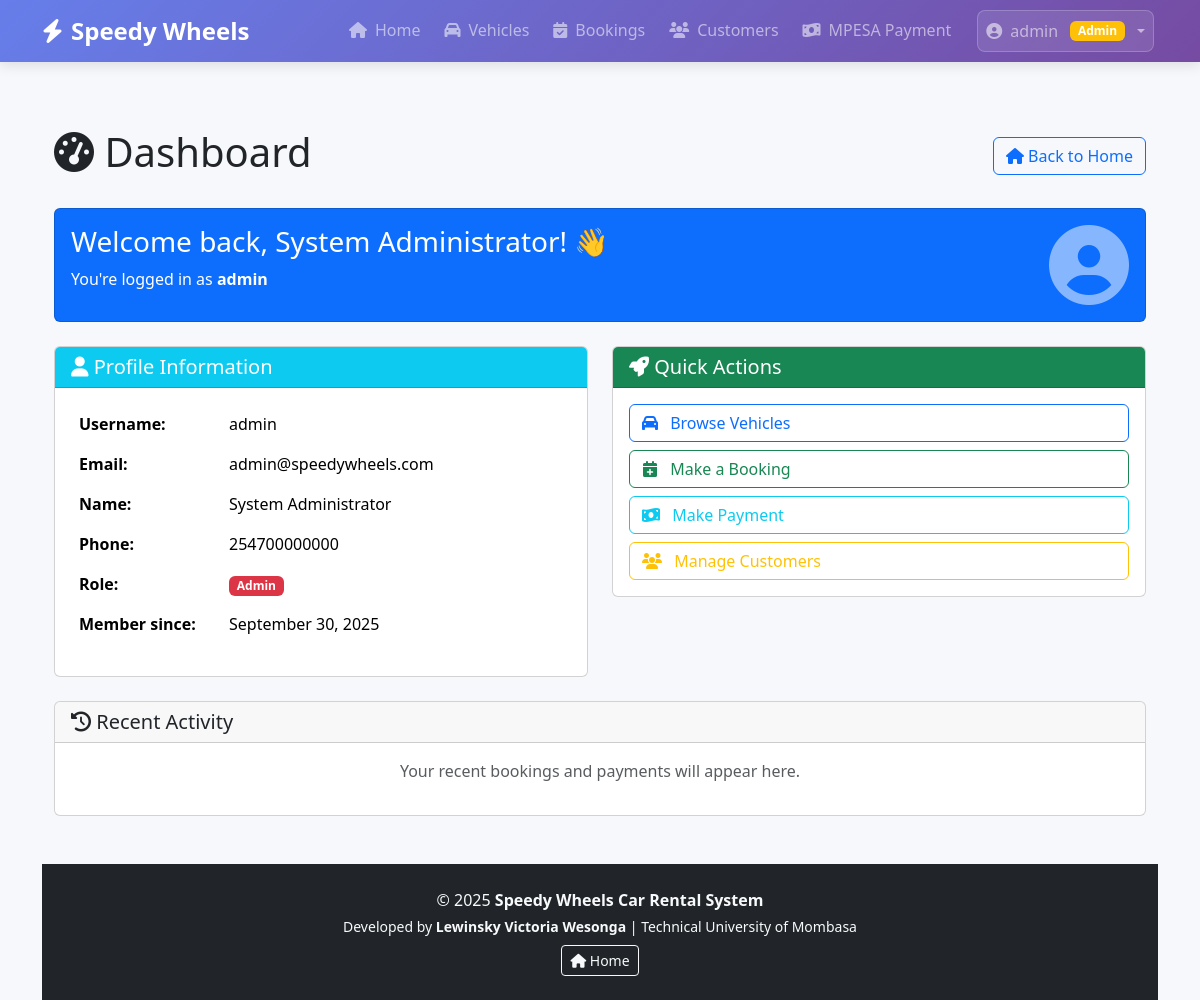
Screenshot of /src/modules/auth/dashboard.php (signed in) with the database file from the repository.
### tables this page shows
CREATE TABLE users (
    id INT PRIMARY KEY AUTO_INCREMENT,
    username VARCHAR(50) UNIQUE NOT NULL,
    email VARCHAR(100) UNIQUE NOT NULL,
    password_hash VARCHAR(255) NOT NULL,
    first_name VARCHAR(50) NOT NULL,
    last_name VARCHAR(50) NOT NULL,
    phone VARCHAR(20),
    user_role ENUM('customer', 'admin') DEFAULT 'customer',
    is_active BOOLEAN DEFAULT TRUE,
    created_at TIMESTAMP DEFAULT CURRENT_TIMESTAMP,
    updated_at TIMESTAMP DEFAULT CURRENT_TIMESTAMP ON UPDATE CURRENT_TIMESTAMP,
    INDEX idx_username (username),
    INDEX idx_email (email),
    INDEX idx_role (user_role)
);

### src/modules/auth/Auth.php (called while the page is built, shortened)
<?php
class Auth {
    private $pdo;
    public function __construct() {
        try {
            $this->pdo = new PDO(
                "mysql:host=localhost;dbname=speedy_wheels;charset=utf8mb4",
                "root",
                "",
                [PDO::ATTR_ERRMODE => PDO::ERRMODE_EXCEPTION]
            );
        } catch (PDOException $e) {
            throw new Exception("Database connection failed: " . $e->getMessage());
        }
    }
    public function getCurrentUser() {
        try {
            $stmt = $this->pdo->prepare("SELECT * FROM users WHERE id = ?");
            $stmt->execute([$_SESSION['user_id']]);
            return $stmt->fetch(PDO::FETCH_ASSOC);
        } catch (Exception $e) {
            return null;
        }
    }
}

### src/includes/auth.php (called while the page is built, shortened)
<?php
function isAuthenticated() {
    return isset($_SESSION['user_id']) && !empty($_SESSION['user_id']);
}
function hasRole($role) {
    $userRole = $_SESSION['user_role'] ?? 'customer';
    return $userRole === $role;
}

### src/modules/auth/dashboard.php (the view, shortened to what this page needs)
<?php
require_once "Auth.php";
require_once "../../includes/auth.php";
require_once "../../includes/header.php";
$auth = new Auth();
$current_user = $auth->getCurrentUser();
?>
<div class="container mt-4">
    <div class="row">
        <div class="col-md-12">
            <div class="d-flex justify-content-between align-items-center mb-4">
                <h1><i class="fas fa-tachometer-alt"></i> Dashboard</h1>
                <div class="btn-group">
                    <a href="<?php echo base_url('index.php'); ?>" class="btn btn-outline-primary">
                        <i class="fas fa-home"></i> Back to Home
                    </a>
                </div>
            </div>
        </div>
    </div>
    <div class="row mb-4">
        <div class="col-md-12">
            <div class="card bg-primary text-white">
                <div class="card-body">
                    <div class="row">
                        <div class="col-md-8">
                            <h3>Welcome back, <?php echo htmlspecialchars($current_user['first_name'] . ' ' . $current_user['last_name']); ?>! 👋</h3>
                            <p class="mb-0">You're logged in as <strong><?php echo htmlspecialchars($current_user['user_role']); ?></strong></p>
                        </div>
                        <div class="col-md-4 text-end">
                            <i class="fas fa-user-circle fa-5x opacity-50"></i>
                        </div>
                    </div>
                </div>
            </div>
        </div>
    </div>
    <div class="row">
        <div class="col-md-6">
            <div class="card">
                <div class="card-header bg-info text-white">
                    <h5 class="mb-0"><i class="fas fa-user"></i> Profile Information</h5>
                </div>
                <div class="card-body">
                    <table class="table table-borderless">
                        <tr>
                            <th width="30%">Username:</th>
                            <td><?php echo htmlspecialchars($current_user['username']); ?></td>
                        </tr>
                        <tr>
                            <th>Email:</th>
                            <td><?php echo htmlspecialchars($current_user['email']); ?></td>
                        </tr>
                        <tr>
                            <th>Name:</th>
                            <td><?php echo htmlspecialchars($current_user['first_name'] . ' ' . $current_user['last_name']); ?></td>
                        </tr>
                        <tr>
                            <th>Phone:</th>
                            <td><?php echo htmlspecialchars($current_user['phone'] ?? 'Not provided'); ?></td>
                        </tr>
                        <tr>
                            <th>Role:</th>
                            <td>
                                <span class="badge bg-<?php echo $current_user['user_role'] === 'admin' ? 'danger' : 'primary'; ?>">
                                    <?php echo ucfirst($current_user['user_role']); ?>
                                </span>
                            </td>
                        </tr>
                        <tr>
                            <th>Member since:</th>
                            <td><?php echo date('F j, Y', strtotime($current_user['created_at'])); ?></td>
                        </tr>
                    </table>
                </div>
            </div>
        </div>
        <div class="col-md-6">
            <div class="card">
                <div class="card-header bg-success text-white">
                    <h5 class="mb-0"><i class="fas fa-rocket"></i> Quick Actions</h5>
                </div>
                <div class="card-body">
                    <div class="d-grid gap-2">
                        <a href="<?php echo base_url('src/modules/vehicles/index.php'); ?>" class="btn btn-outline-primary text-start">
                            <i class="fas fa-car me-2"></i> Browse Vehicles
                        </a>
                        <a href="<?php echo base_url('src/modules/bookings/create_booking.php'); ?>" class="btn btn-outline-success text-start">
                            <i class="fas fa-calendar-plus me-2"></i> Make a Booking
                        </a>
                        <a href="<?php echo base_url('src/modules/payments/payment.php'); ?>" class="btn btn-outline-info text-start">
                            <i class="fas fa-money-bill-wave me-2"></i> Make Payment
                        </a>
                        <?php if (hasRole('admin')): ?>
                            <a href="<?php echo base_url('src/modules/customers/index.php'); ?>" class="btn btn-outline-warning text-start">
                                <i class="fas fa-users me-2"></i> Manage Customers
                            </a>
                        <?php endif; ?>
                    </div>
                </div>
            </div>
        </div>
    </div>
    <div class="row mt-4">
        <div class="col-md-12">
            <div class="card">
                <div class="card-header">
                    <h5 class="mb-0"><i class="fas fa-history"></i> Recent Activity</h5>
                </div>
                <div class="card-body">
                    <p class="text-muted text-center">Your recent bookings and payments will appear here.</p>
                </div>
            </div>
        </div>
    </div>
</div>
<?php require_once "../../includes/footer.php"; ?>

### src/includes/header.php (style rules this page uses)
:root { --primary-gradient: linear-gradient(135deg, #667eea 0%, #764ba2 100%); --primary-gradient-hover: linear-gradient(135deg, #5a6fd8 0%, #6a4190 100%); --shadow: 0 4px 12px rgba(0,0,0,0.1); }
body { background: #f7f8fb; padding-top: 80px; min-height: 100vh; display: flex; flex-direction: column; }

### rows the page displays
users: first_name+last_name "System Administrator", user_role "admin", username "admin", email "admin@speedywheels.com", phone "254700000000", user_role "Admin", created_at "September 30, 2025"

### other values shown
$item['title'] "Home"
$item['title'] "Vehicles"
$item['title'] "Bookings"
$item['title'] "Customers"
$item['title'] "MPESA Payment"
getCurrentUsername() "admin"
